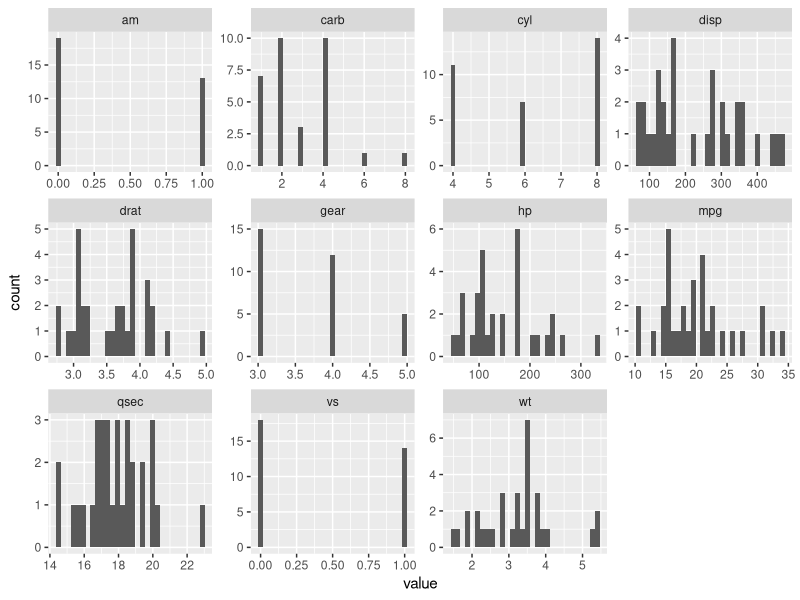
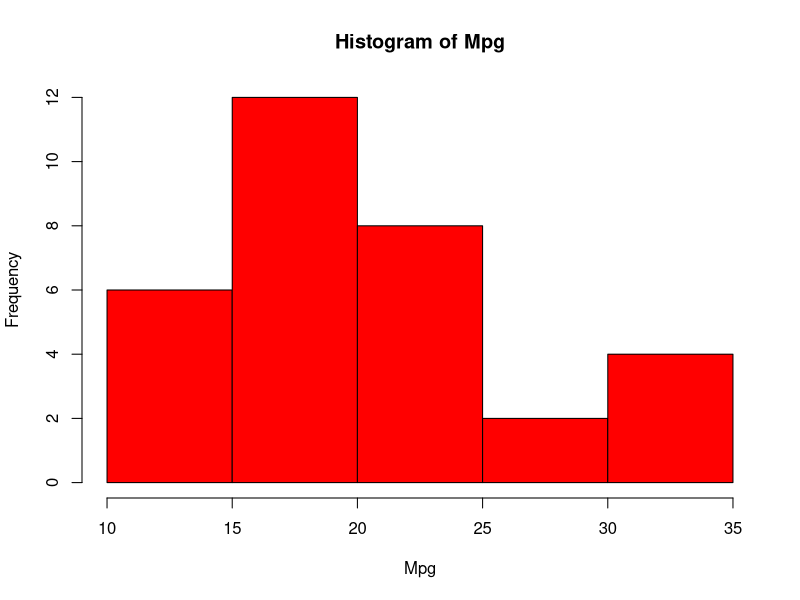
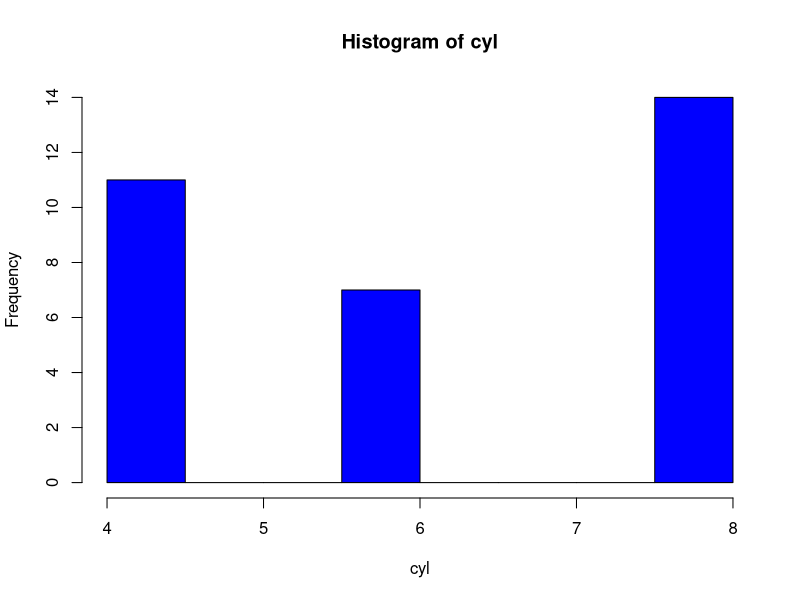
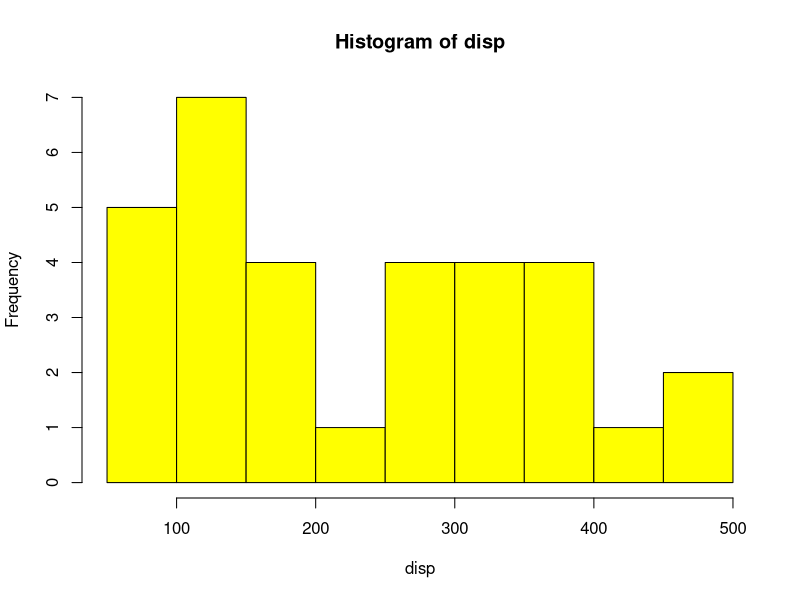
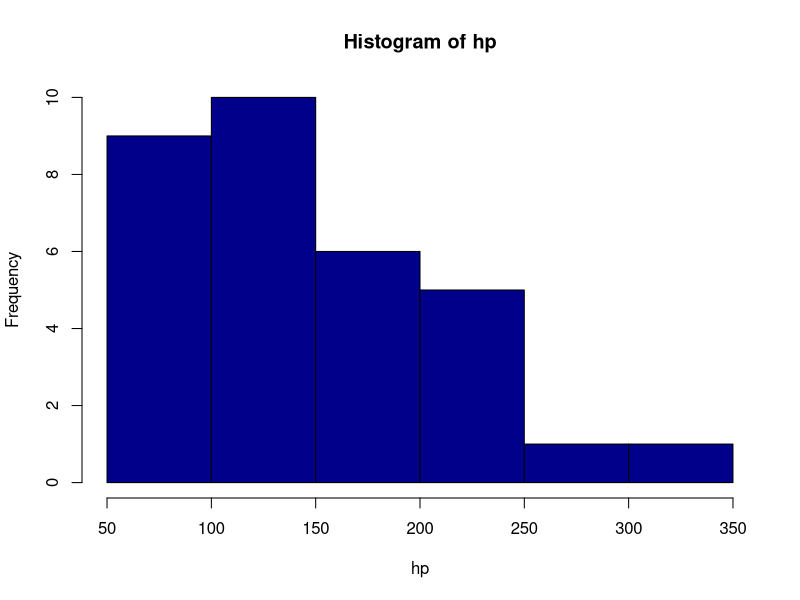
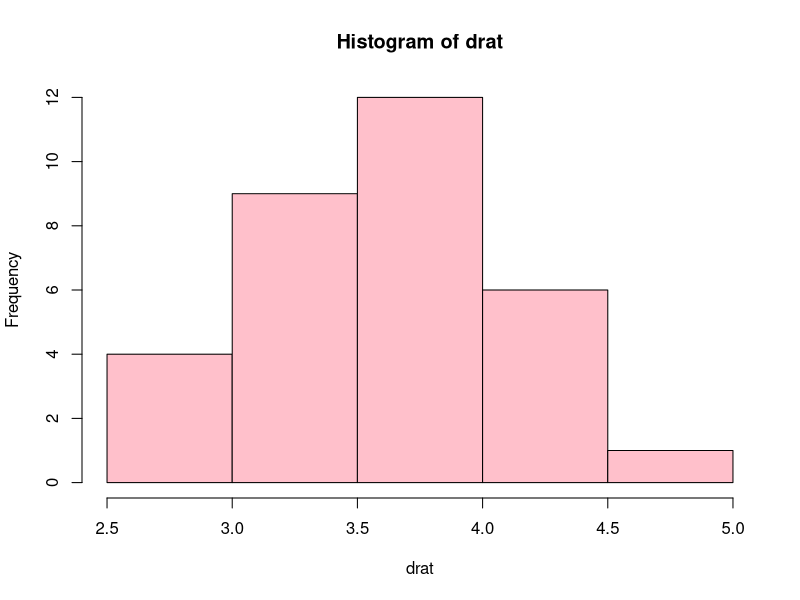
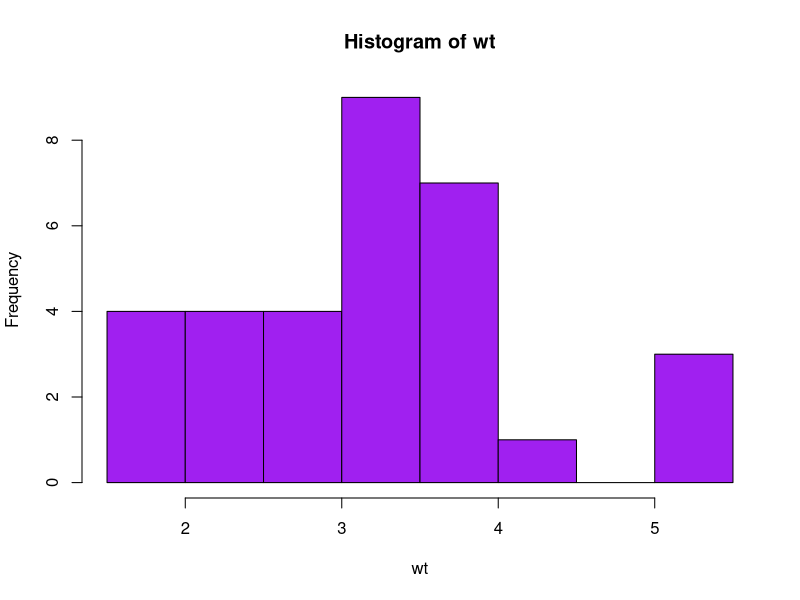
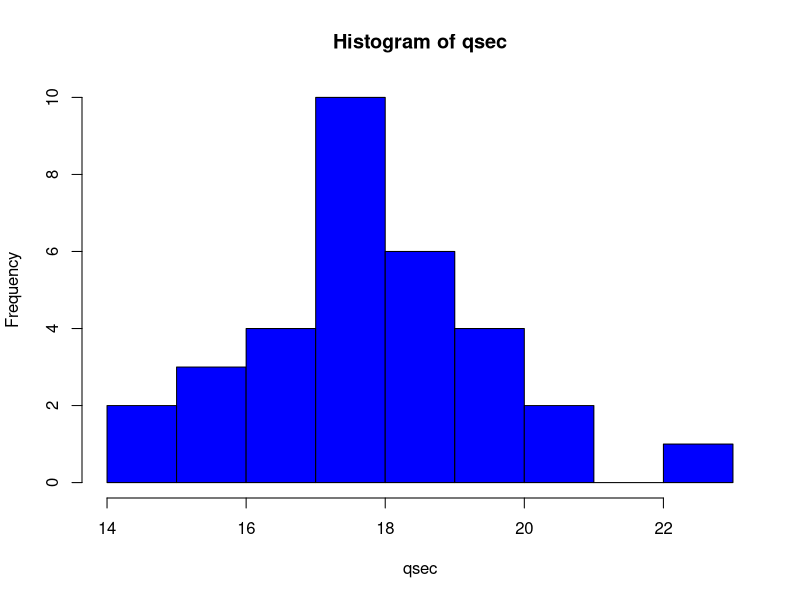

Here is the R script that generated these plots, in order:
#Assignment7.1_Session7

#Problem 1
#1. Histogram for all variables in a dataset mtcars. Write a program to create histograms for all columns.

#Answer 1

#Histogram for all variables in a dataset mtcars

library(purrr)
library(tidyr)
library(ggplot2)

mtcars %>%
  keep(is.numeric) %>%
  gather() %>%
  ggplot(aes(value)) +
  facet_wrap(~ key,scales = "free") +
  geom_histogram()

#stat_bin is suitable only for continuous x data. 
#If our x data is discrete, we probably want to use stat_count.

#or we can do individually too
#Histogram for all variables in a dataset mtcars
hist(mtcars$mpg ,xlab = "Mpg", ylab = "Frequency",main="Histogram of Mpg",col="red")
hist(mtcars$cyl ,xlab = "cyl", ylab = "Frequency",main="Histogram of cyl",col="blue")
hist(mtcars$disp ,xlab = "disp", ylab = "Frequency",main="Histogram of disp",col="yellow")
hist(mtcars$hp ,xlab = "hp", ylab = "Frequency",main="Histogram of hp",col="darkblue")
hist(mtcars$drat ,xlab = "drat", ylab = "Frequency",main="Histogram of drat",col="pink")
hist(mtcars$wt ,xlab = "wt", ylab = "Frequency",main="Histogram of wt",col="purple")
hist(mtcars$qsec ,xlab = "qsec", ylab = "Frequency",main="Histogram of qsec",col="blue")
hist(mtcars$vs ,xlab = "vs", ylab = "Frequency",main="Histogram of vs",col="green")
hist(mtcars$am ,xlab = "am", ylab = "Frequency",main="Histogram of am",col="grey")
hist(mtcars$gear ,xlab = "gear", ylab = "Frequency",main="Histogram of gear",col="blue")
hist(mtcars$carb ,xlab = "carb", ylab = "Frequency",main="Histogram of carb",col="red")


#Problem 2
#2. Check the probability distribution of all variables in mtcars

#Answer 2

library(ggplot2)

mtcars %>%
  keep(is.numeric) %>%
  gather() %>%
  ggplot(aes(value)) +
  facet_wrap(~ key,scales = "free") +
  stat_density()
#stat_bin is suitable only for continuous x data. 
#If our x data is discrete, we probably want to use stat_count.

#we can also use geom_density function

#or like this too
#we just do freq=FALSE and we get the Probability Distribution/Density of our variables
hist(mtcars$mpg ,freq = F,xlab = "Mpg", ylab = "Probability Distribution/Density",main="Histogram of Mpg",col="red")
hist(mtcars$cyl ,freq = F,xlab = "cyl", ylab = "Probability Distribution/Density",main="Histogram of cyl",col="blue")
hist(mtcars$disp ,freq = F,xlab = "disp", ylab = "Probability Distribution/Density",main="Histogram of disp",col="yellow")
hist(mtcars$hp ,freq = F,xlab = "hp", ylab = "Probability Distribution/Density",main="Histogram of hp",col="darkblue")
hist(mtcars$drat ,freq = F,xlab = "drat", ylab = "Probability Distribution/Density",main="Histogram of drat",col="pink")
hist(mtcars$wt ,freq = F,xlab = "wt", ylab = "Probability Distribution/Density",main="Histogram of wt",col="purple")
hist(mtcars$qsec ,freq = F,xlab = "qsec", ylab = "Probability Distribution/Density",main="Histogram of qsec",col="blue")
hist(mtcars$vs ,freq = F,xlab = "vs", ylab = "Probability Distribution/Density",main="Histogram of vs",col="green")
hist(mtcars$am ,freq = F,xlab = "am", ylab = "Probability Distribution/Density",main="Histogram of am",col="grey")
hist(mtcars$gear ,freq = F,xlab = "gear", ylab = "Probability Distribution/Density",main="Histogram of gear",col="blue")
hist(mtcars$carb ,freq = F,xlab = "carb", ylab = "Probability Distribution/Density",main="Histogram of carb",col="red")


#Problem 3
#3. Write a program to create boxplot for all variables.

#Answer 3

library(ggplot2)
library(reshape)
m1 <- melt(mtcars)
ggplot(m1,aes(x = variable,y = value)) + facet_wrap(~variable) + geom_boxplot()


#or like this too individually
boxplot(mtcars$mpg ,xlab = "Box plot", ylab = "Mpg",main="Box plot of Mpg",horizontal = T,col="red")
boxplot(mtcars$cyl ,xlab = "Box plot", ylab = "cyl",main="Box plot of cyl",horizontal = T,col="blue")
boxplot(mtcars$disp ,xlab = "Box plot", ylab = "disp",main="Box plot of disp",horizontal = T,col="yellow")
boxplot(mtcars$hp ,xlab = "Box plot", ylab = "hp",main="Box plot of hp",horizontal = T,col="darkblue")
boxplot(mtcars$drat ,xlab = "Box plot", ylab = "drat",main="Box plot of drat",horizontal = T,col="pink")
boxplot(mtcars$wt ,xlab = "Box plot", ylab = "wt",main="Box plot of wt",horizontal = T,col="purple")
boxplot(mtcars$qsec ,xlab = "Box plot", ylab = "qsec",main="Box plot of qsec",horizontal = T,col="blue")
boxplot(mtcars$vs ,xlab = "Box plot", ylab = "vs",main="Box plot of vs",horizontal = T,col="green")
boxplot(mtcars$am ,xlab = "Box plot", ylab = "am",main="Box plot of am",horizontal = T,col="grey")
boxplot(mtcars$gear ,xlab = "Box plot", ylab = "gear",main="Box plot of gear",horizontal = T,col="blue")
boxplot(mtcars$carb ,xlab = "Box plot", ylab = "carb",main="Box plot of carb",horizontal = T,col="red")
